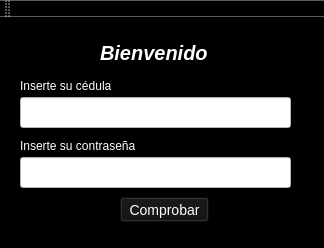
<?xml version="1.0" encoding="UTF-8"?>
<ui version="4.0">
 <class>ClientInterface</class>
 <widget class="QMainWindow" name="ClientInterface">
  <property name="geometry">
   <rect>
    <x>0</x>
    <y>0</y>
    <width>324</width>
    <height>248</height>
   </rect>
  </property>
  <property name="minimumSize">
   <size>
    <width>324</width>
    <height>248</height>
   </size>
  </property>
  <property name="maximumSize">
   <size>
    <width>324</width>
    <height>248</height>
   </size>
  </property>
  <property name="cursor">
   <cursorShape>PointingHandCursor</cursorShape>
  </property>
  <property name="windowTitle">
   <string>Interface Cliente</string>
  </property>
  <property name="windowIcon">
   <iconset>
    <normaloff>../m.jpg</normaloff>../m.jpg</iconset>
  </property>
  <property name="styleSheet">
   <string notr="true">QWidget{
background-color: black;
color: #fff;
}

QLineEdit{
background-color: white;
color: #111;
}

QLabel{
color: #fff;
}
QPushButton#pushButton{
background-color: #111;
color: #fff;
font-size: 14px;
}</string>
  </property>
  <widget class="QWidget" name="centralWidget">
   <property name="acceptDrops">
    <bool>true</bool>
   </property>
   <widget class="QLabel" name="label_2">
    <property name="geometry">
     <rect>
      <x>20</x>
      <y>60</y>
      <width>201</width>
      <height>17</height>
     </rect>
    </property>
    <property name="text">
     <string>Inserte su cédula</string>
    </property>
   </widget>
   <widget class="QPushButton" name="pushButton">
    <property name="geometry">
     <rect>
      <x>120</x>
      <y>180</y>
      <width>89</width>
      <height>25</height>
     </rect>
    </property>
    <property name="text">
     <string>Comprobar</string>
    </property>
   </widget>
   <widget class="QLabel" name="label">
    <property name="geometry">
     <rect>
      <x>20</x>
      <y>120</y>
      <width>171</width>
      <height>17</height>
     </rect>
    </property>
    <property name="text">
     <string>Inserte su contraseña</string>
    </property>
   </widget>
   <widget class="QLineEdit" name="Cedula">
    <property name="geometry">
     <rect>
      <x>20</x>
      <y>80</y>
      <width>271</width>
      <height>31</height>
     </rect>
    </property>
   </widget>
   <widget class="QLineEdit" name="Contrasena">
    <property name="geometry">
     <rect>
      <x>20</x>
      <y>140</y>
      <width>271</width>
      <height>31</height>
     </rect>
    </property>
   </widget>
   <widget class="QLabel" name="label_3">
    <property name="geometry">
     <rect>
      <x>100</x>
      <y>20</y>
      <width>111</width>
      <height>31</height>
     </rect>
    </property>
    <property name="font">
     <font>
      <pointsize>15</pointsize>
      <weight>75</weight>
      <italic>true</italic>
      <bold>true</bold>
      <underline>false</underline>
      <strikeout>false</strikeout>
      <stylestrategy>PreferDefault</stylestrategy>
     </font>
    </property>
    <property name="styleSheet">
     <string notr="true">QLabel{
color: #fff;
}</string>
    </property>
    <property name="text">
     <string>Bienvenido</string>
    </property>
   </widget>
  </widget>
  <widget class="QMenuBar" name="menuBar">
   <property name="geometry">
    <rect>
     <x>0</x>
     <y>0</y>
     <width>324</width>
     <height>22</height>
    </rect>
   </property>
  </widget>
  <widget class="QToolBar" name="mainToolBar">
   <attribute name="toolBarArea">
    <enum>TopToolBarArea</enum>
   </attribute>
   <attribute name="toolBarBreak">
    <bool>false</bool>
   </attribute>
  </widget>
 </widget>
 <layoutdefault spacing="6" margin="11"/>
 <resources/>
 <connections/>
</ui>
